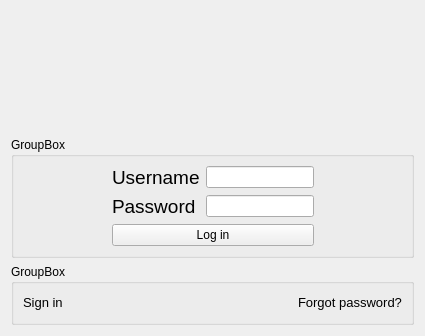
<?xml version="1.0" encoding="UTF-8"?>
<ui version="4.0">
 <class>Login</class>
 <widget class="QWidget" name="Login">
  <property name="geometry">
   <rect>
    <x>0</x>
    <y>0</y>
    <width>425</width>
    <height>336</height>
   </rect>
  </property>
  <property name="minimumSize">
   <size>
    <width>425</width>
    <height>336</height>
   </size>
  </property>
  <property name="maximumSize">
   <size>
    <width>425</width>
    <height>336</height>
   </size>
  </property>
  <property name="windowTitle">
   <string>Form</string>
  </property>
  <layout class="QVBoxLayout" name="verticalLayout">
   <item>
    <spacer name="verticalSpacer">
     <property name="orientation">
      <enum>Qt::Vertical</enum>
     </property>
     <property name="sizeHint" stdset="0">
      <size>
       <width>20</width>
       <height>40</height>
      </size>
     </property>
    </spacer>
   </item>
   <item>
    <spacer name="verticalSpacer_3">
     <property name="orientation">
      <enum>Qt::Vertical</enum>
     </property>
     <property name="sizeHint" stdset="0">
      <size>
       <width>20</width>
       <height>40</height>
      </size>
     </property>
    </spacer>
   </item>
   <item>
    <spacer name="verticalSpacer_4">
     <property name="orientation">
      <enum>Qt::Vertical</enum>
     </property>
     <property name="sizeHint" stdset="0">
      <size>
       <width>20</width>
       <height>40</height>
      </size>
     </property>
    </spacer>
   </item>
   <item>
    <widget class="QGroupBox" name="groupBox">
     <property name="title">
      <string>GroupBox</string>
     </property>
     <layout class="QGridLayout" name="gridLayout">
      <item row="0" column="2">
       <widget class="QLineEdit" name="usernameLineEdit"/>
      </item>
      <item row="1" column="2">
       <widget class="QLineEdit" name="passwordLineEdit"/>
      </item>
      <item row="1" column="1">
       <widget class="QLabel" name="label_2">
        <property name="text">
         <string>&lt;html&gt;&lt;head/&gt;&lt;body&gt;&lt;p&gt;&lt;span style=&quot; font-size:14pt;&quot;&gt;Password&lt;/span&gt;&lt;/p&gt;&lt;/body&gt;&lt;/html&gt;</string>
        </property>
       </widget>
      </item>
      <item row="2" column="1" colspan="2">
       <widget class="QPushButton" name="btnLogin">
        <property name="styleSheet">
         <string notr="true">font: 10pt &quot;Arial&quot;;</string>
        </property>
        <property name="text">
         <string>Log in</string>
        </property>
       </widget>
      </item>
      <item row="0" column="1">
       <widget class="QLabel" name="label">
        <property name="toolTip">
         <string>&lt;html&gt;&lt;head/&gt;&lt;body&gt;&lt;p&gt;&lt;br/&gt;&lt;/p&gt;&lt;/body&gt;&lt;/html&gt;</string>
        </property>
        <property name="text">
         <string>&lt;html&gt;&lt;head/&gt;&lt;body&gt;&lt;p&gt;&lt;span style=&quot; font-size:14pt;&quot;&gt;Username&lt;/span&gt;&lt;/p&gt;&lt;/body&gt;&lt;/html&gt;</string>
        </property>
       </widget>
      </item>
      <item row="1" column="3">
       <spacer name="horizontalSpacer_2">
        <property name="orientation">
         <enum>Qt::Horizontal</enum>
        </property>
        <property name="sizeHint" stdset="0">
         <size>
          <width>40</width>
          <height>20</height>
         </size>
        </property>
       </spacer>
      </item>
      <item row="1" column="0">
       <spacer name="horizontalSpacer">
        <property name="orientation">
         <enum>Qt::Horizontal</enum>
        </property>
        <property name="sizeHint" stdset="0">
         <size>
          <width>40</width>
          <height>20</height>
         </size>
        </property>
       </spacer>
      </item>
     </layout>
    </widget>
   </item>
   <item>
    <widget class="QGroupBox" name="groupBox_2">
     <property name="title">
      <string>GroupBox</string>
     </property>
     <layout class="QHBoxLayout" name="horizontalLayout">
      <item>
       <widget class="QLabel" name="label_signin">
        <property name="text">
         <string>&lt;html&gt;&lt;head/&gt;&lt;body&gt;&lt;p&gt;&lt;span style=&quot; font-size:10pt;&quot;&gt;Sign in&lt;/span&gt;&lt;/p&gt;&lt;/body&gt;&lt;/html&gt;</string>
        </property>
       </widget>
      </item>
      <item>
       <spacer name="horizontalSpacer_3">
        <property name="orientation">
         <enum>Qt::Horizontal</enum>
        </property>
        <property name="sizeHint" stdset="0">
         <size>
          <width>40</width>
          <height>20</height>
         </size>
        </property>
       </spacer>
      </item>
      <item>
       <widget class="QLabel" name="label_forgot">
        <property name="text">
         <string>&lt;html&gt;&lt;head/&gt;&lt;body&gt;&lt;p&gt;&lt;span style=&quot; font-size:10pt;&quot;&gt;Forgot password?&lt;/span&gt;&lt;/p&gt;&lt;/body&gt;&lt;/html&gt;</string>
        </property>
       </widget>
      </item>
     </layout>
    </widget>
   </item>
  </layout>
 </widget>
 <resources/>
 <connections/>
</ui>
